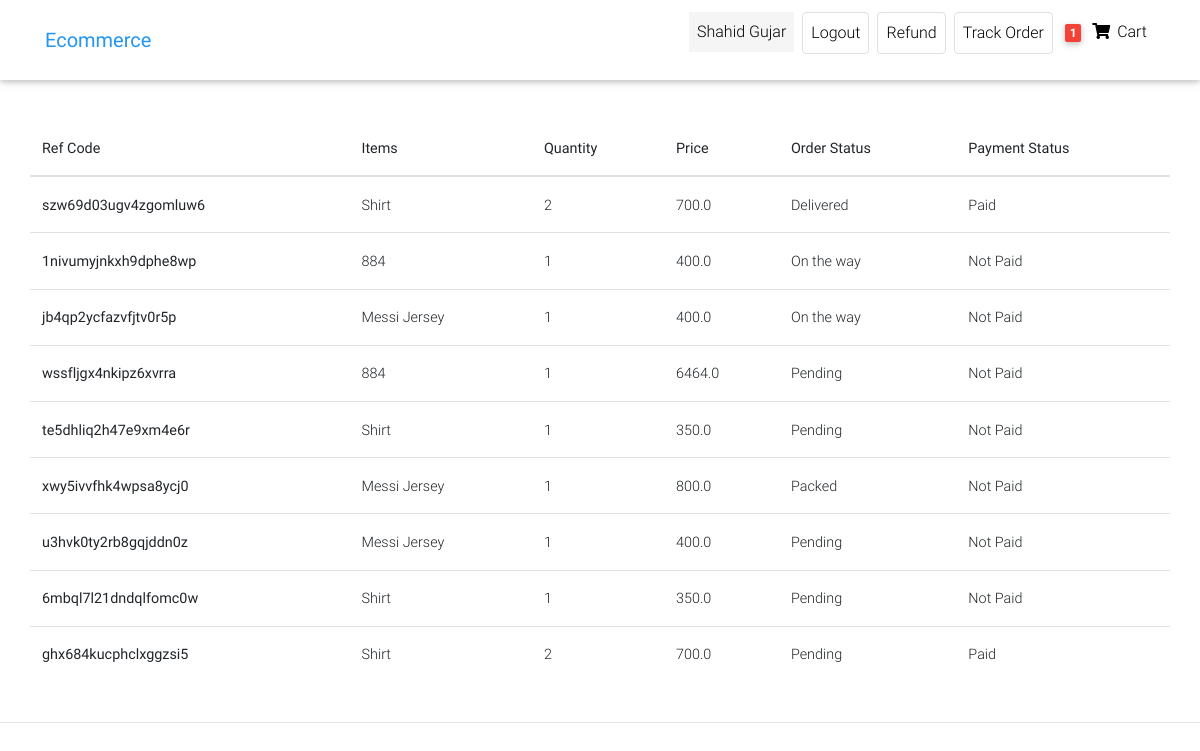
The app's page /track-order/ (signed in), older data.
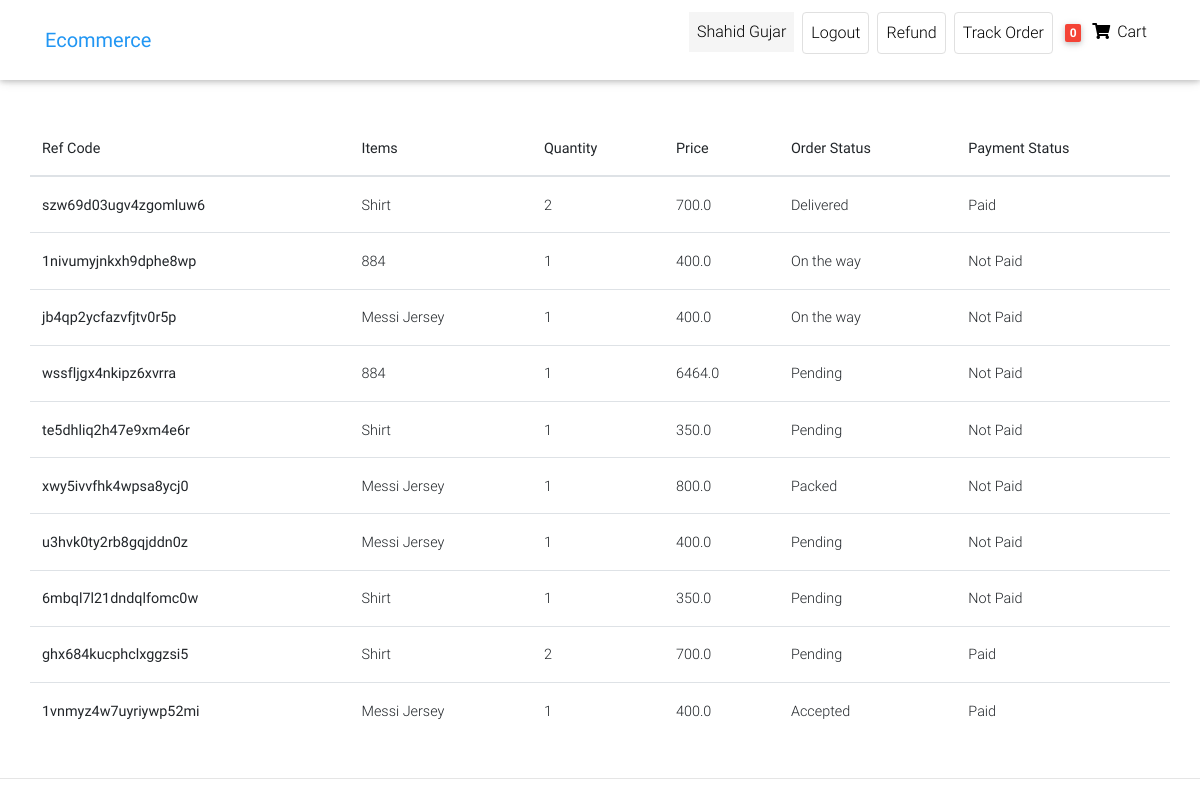
The same page, newer data.
### front/models.py (models this page shows, shortened)
class Customer(AbstractUser):#Users is customer here
    phone=models.CharField(max_length=12,default="")
    gender=models.CharField(max_length=15,default="")
    user_address=models.CharField(max_length=50,default="")

class Order(models.Model):
    user=models.ForeignKey(Customer,on_delete=models.CASCADE)
    ref_code=models.CharField(max_length=20,blank=True,null=True)
    items=models.ManyToManyField(OrderItem)
    start_date = models.DateTimeField(auto_now_add=True)
    ordered_date=models.DateField()
    ordered=models.BooleanField(default=False)#it check whether has been ordered or not
    billing_address=models.ForeignKey('Address',related_name='billing_address',on_delete=models.SET_NULL,blank=True,null=True)
    shipping_address=models.ForeignKey('Address',related_name='shipping_address',on_delete=models.SET_NULL,blank=True,null=True)
    payment_detail=models.ForeignKey('Payments',on_delete=models.SET_NULL,blank=True,null=True)
    coupon=models.ForeignKey('Coupon',on_delete=models.SET_NULL,blank=True,null=True)
    being_delivered=models.BooleanField(default=False)#deliver hogaya
    received=models.BooleanField(default=False)#order hmne receive karliya
    order_status=models.CharField(choices=status,max_length=10,default='Pe')
    refund_requested=models.BooleanField(default=False)
    refund_granted=models.BooleanField(default=False)
    def __str__(self):
        return self.user.username

class OrderItem(models.Model):
    user=models.ForeignKey(Customer,on_delete=models.CASCADE,null=True,blank=True)
    ordered=models.BooleanField(default=False)
    item=models.ForeignKey(Item,on_delete=models.CASCADE)
    quantity=models.IntegerField(default=1)
    def __str__(self):
        return f"{self.quantity} of {self.item.title}"

class Item(models.Model):
    title=models.CharField(max_length=50)
    price=models.FloatField()
    discount_price=models.FloatField(blank=True,null=True)
    category=models.CharField(choices=CATEGORY_CHOICES,max_length=2)
    label=models.CharField(choices=LABEL_CHOICES,max_length=1)
    slug=models.SlugField()
    description=models.TextField()
    image=models.ImageField(upload_to='Images',null=True,blank=True)

class Payments(models.Model):
    razorpay_id=models.CharField(max_length=50)
    user=models.ForeignKey(Customer,on_delete=models.SET_NULL,null=True,blank=True)
    amount=models.FloatField()
    timestamp=models.DateTimeField(auto_now_add=True)
    paid = models.BooleanField(default=False)#it check payment

### front/views.py (the view)
# urls.py: path('track-order/',  views.track_order, name='track-order'),
def track_order(request):
    ordered_items=Order.objects.prefetch_related('items').filter(user=request.user,ordered=True)
    print(ordered_items)
    for order in ordered_items:
        print(order.items.all())
    context={'ordered_items':ordered_items}
    return render(request,'Ecommerce/track_order.html',context)

### front/templatetags/cart_template_tags.py (called while the page is built)
@register.filter
def cart_item_count(user):
    if user.is_authenticated:
        qs=Order.objects.filter(user=user,ordered=False)
        if qs.exists():
            return qs[0].items.count()
    return 0

### front/templates/Ecommerce/track_order.html (shortened to what this page needs)
{% extends "Ecommerce/home-page.html" %}
{% load static %}
{% load cart_template_tags %}
{% block body %}
  {% include 'Ecommerce/navbar.html' %}
  <main class="mt-5 pt-4">
    <div class="container dark-grey-text mt-5">
      <div class="row wow fadeIn">
        {% if  ordered_items and user.is_authenticated %}
        <table class="table">
            <thead>
              <tr>
                <th scope="col">Ref Code</th>
                <th scope="col"> Items</th>
                <th scope="col"> Quantity</th>
                <th scope="col">Price</th>
                <th scope="col">Order Status</th>
                <th scope="col">Payment Status</th>
              </tr>
            </thead>
            <tbody>
                {% for order in ordered_items %}
                {% for orderitems in order.items.all %}
              <tr>
                <th scope="row">{{order.ref_code}}</th>
                <td>{{orderitems.item.title}}</td>
                <td>{{orderitems.quantity}}</td>
                <td>{{order.payment_detail.amount}}</td>
                <td>{{order.get_order_status_display}}</td>
                <td>
                    {% if order.payment_detail.paid %}Paid{% else %}Not Paid{% endif %}
                </td>
              </tr>
              {% endfor %}
              {% endfor %}
            </tbody>
          </table>
          {% else %}
          <h5>You haven't order anything from our site</h5>
    {% endif %}
      </div>
      </div>
  </main>
  <footer class="page-footer text-center font-small mt-4 wow fadeIn">
    <hr class="my-4">
  </footer>
  {% endblock body %}

### front/templates/Ecommerce/navbar.html (shortened to what this page needs)
{% load cart_template_tags %}
 <nav class="navbar fixed-top navbar-expand-lg navbar-light white scrolling-navbar">
    <div class="container">
      <a class="navbar-brand waves-effect" href="/" >
        <strong class="blue-text">Ecommerce</strong>
      </a>
      <div class="collapse navbar-collapse" id="navbarSupportedContent">
        <ul class="navbar-nav nav-flex-icons">
          {% if request.user.is_authenticated %}
          <li class="nav-item mx-1">
            <p class="nav-link waves-effect "
            style="background-color:whitesmoke;"
             >
              {{request.user.first_name}}
          </p>
          </li>
          <li class="nav-item mx-1">
            <a href="{% url 'account_logout' %}" class="nav-link border border-light rounded waves-effect"
             >
              Logout
            </a>
          </li>
          <li class="nav-item mx-1">
            <a href="{% url 'request-refund' %}" class="nav-link border border-light rounded waves-effect"
             >
              Refund
            </a>
          </li>
          <li class="nav-item mx-1">
            <a href="{% url 'track-order' %}" class="nav-link border border-light rounded waves-effect"
            >
              Track Order
            </a>
          </li>
          {% endif %}
          {% if user.is_authenticated %}
          <li class="nav-item">
            <a href="{% url 'order-summary' %}" class="nav-link waves-effect">
              <span class="badge red z-depth-1 mr-1"> {{request.user|cart_item_count}} </span>
              <i class="fas fa-shopping-cart"></i>
              <span class="clearfix d-none d-sm-inline-block"> Cart </span>
            </a>
          </li>
          {% endif %}
        </ul>
      </div>
    </div>
  </nav>

Row changes from the older to the newer data that the page shows:
changed Customer "Shahid Gujar": user|cart_item_count "1" → "0"
now on this page (row edited): Order: ref_code "1vnmyz4w7uyriywp52mi", payment_detail.amount "400.0", order_status "Accepted"
now on this page (row edited): OrderItem: item "Messi Jersey", quantity "1", shows "Paid"
